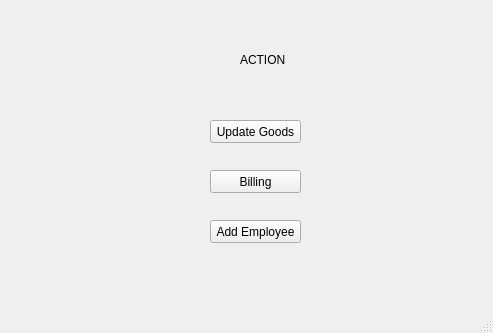
<?xml version="1.0" encoding="UTF-8"?>
<ui version="4.0">
 <class>ownerPage</class>
 <widget class="QMainWindow" name="ownerPage">
  <property name="geometry">
   <rect>
    <x>0</x>
    <y>0</y>
    <width>493</width>
    <height>333</height>
   </rect>
  </property>
  <property name="windowTitle">
   <string>MainWindow</string>
  </property>
  <widget class="QWidget" name="centralwidget">
   <widget class="QLabel" name="label">
    <property name="geometry">
     <rect>
      <x>240</x>
      <y>50</y>
      <width>47</width>
      <height>20</height>
     </rect>
    </property>
    <property name="text">
     <string>ACTION</string>
    </property>
   </widget>
   <widget class="QPushButton" name="pushButton">
    <property name="geometry">
     <rect>
      <x>210</x>
      <y>120</y>
      <width>91</width>
      <height>23</height>
     </rect>
    </property>
    <property name="text">
     <string>Update Goods</string>
    </property>
   </widget>
   <widget class="QPushButton" name="pushButton_2">
    <property name="geometry">
     <rect>
      <x>210</x>
      <y>170</y>
      <width>91</width>
      <height>23</height>
     </rect>
    </property>
    <property name="text">
     <string>Billing</string>
    </property>
   </widget>
   <widget class="QPushButton" name="pushButton_3">
    <property name="geometry">
     <rect>
      <x>210</x>
      <y>220</y>
      <width>91</width>
      <height>23</height>
     </rect>
    </property>
    <property name="text">
     <string>Add Employee</string>
    </property>
   </widget>
  </widget>
  <widget class="QStatusBar" name="statusbar"/>
 </widget>
 <resources/>
 <connections/>
</ui>
